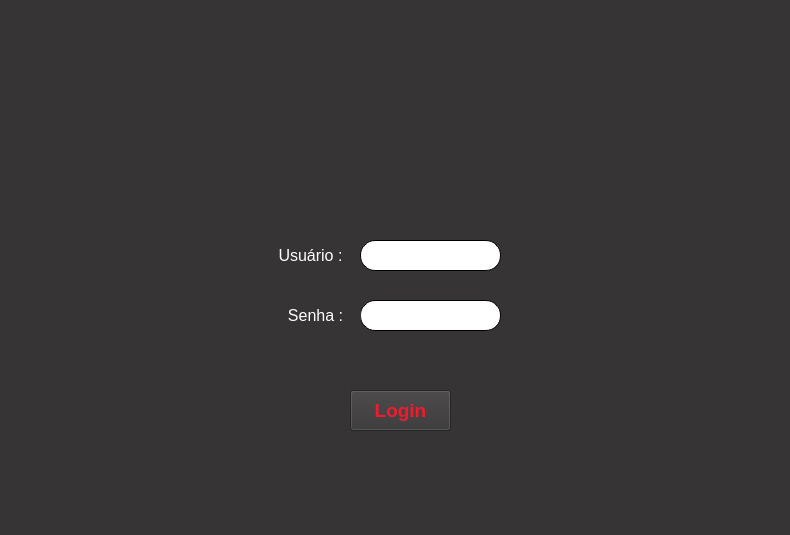
<?xml version="1.0" encoding="UTF-8"?>
<ui version="4.0">
 <class>MainWindow</class>
 <widget class="QMainWindow" name="MainWindow">
  <property name="geometry">
   <rect>
    <x>0</x>
    <y>0</y>
    <width>790</width>
    <height>535</height>
   </rect>
  </property>
  <property name="mouseTracking">
   <bool>false</bool>
  </property>
  <property name="windowTitle">
   <string>Login</string>
  </property>
  <property name="styleSheet">
   <string notr="true">background-color: rgb(54, 52, 53);
</string>
  </property>
  <widget class="QWidget" name="centralwidget">
   <widget class="QLabel" name="label">
    <property name="geometry">
     <rect>
      <x>300</x>
      <y>0</y>
      <width>182</width>
      <height>183</height>
     </rect>
    </property>
    <property name="text">
     <string/>
    </property>
    <property name="pixmap">
     <pixmap>../images/aco-forte.jpg</pixmap>
    </property>
    <property name="alignment">
     <set>Qt::AlignLeading|Qt::AlignLeft|Qt::AlignVCenter</set>
    </property>
   </widget>
   <widget class="QLineEdit" name="lineEdit">
    <property name="geometry">
     <rect>
      <x>360</x>
      <y>240</y>
      <width>141</width>
      <height>31</height>
     </rect>
    </property>
    <property name="font">
     <font>
      <pointsize>10</pointsize>
     </font>
    </property>
    <property name="styleSheet">
     <string notr="true">background-color: rgb(255, 255, 255);
border-radius: 15px;
border-style: outset;
border-width: 1px;
</string>
    </property>
   </widget>
   <widget class="QLineEdit" name="lineEdit_2">
    <property name="geometry">
     <rect>
      <x>360</x>
      <y>300</y>
      <width>141</width>
      <height>31</height>
     </rect>
    </property>
    <property name="font">
     <font>
      <pointsize>10</pointsize>
     </font>
    </property>
    <property name="styleSheet">
     <string notr="true">background-color: rgb(255, 255, 255);
border-radius: 15px;
border-style: outset;
border-width: 1px;
</string>
    </property>
    <property name="echoMode">
     <enum>QLineEdit::Password</enum>
    </property>
    <property name="clearButtonEnabled">
     <bool>false</bool>
    </property>
   </widget>
   <widget class="QLabel" name="label_2">
    <property name="geometry">
     <rect>
      <x>270</x>
      <y>240</y>
      <width>81</width>
      <height>31</height>
     </rect>
    </property>
    <property name="font">
     <font>
      <pointsize>12</pointsize>
     </font>
    </property>
    <property name="styleSheet">
     <string notr="true">color: rgb(255, 255, 255);</string>
    </property>
    <property name="text">
     <string>Usuário :</string>
    </property>
    <property name="alignment">
     <set>Qt::AlignCenter</set>
    </property>
   </widget>
   <widget class="QLabel" name="label_3">
    <property name="geometry">
     <rect>
      <x>270</x>
      <y>300</y>
      <width>91</width>
      <height>31</height>
     </rect>
    </property>
    <property name="font">
     <font>
      <pointsize>12</pointsize>
     </font>
    </property>
    <property name="styleSheet">
     <string notr="true">color: rgb(255, 255, 255);</string>
    </property>
    <property name="text">
     <string>Senha :</string>
    </property>
    <property name="alignment">
     <set>Qt::AlignCenter</set>
    </property>
   </widget>
   <widget class="QPushButton" name="pushButton">
    <property name="geometry">
     <rect>
      <x>350</x>
      <y>390</y>
      <width>101</width>
      <height>41</height>
     </rect>
    </property>
    <property name="font">
     <font>
      <pointsize>14</pointsize>
      <weight>75</weight>
      <bold>true</bold>
     </font>
    </property>
    <property name="tabletTracking">
     <bool>false</bool>
    </property>
    <property name="acceptDrops">
     <bool>false</bool>
    </property>
    <property name="autoFillBackground">
     <bool>false</bool>
    </property>
    <property name="styleSheet">
     <string notr="true">color: rgb(244, 25, 45);</string>
    </property>
    <property name="text">
     <string>Login</string>
    </property>
    <property name="checkable">
     <bool>false</bool>
    </property>
    <property name="checked">
     <bool>false</bool>
    </property>
    <property name="autoDefault">
     <bool>false</bool>
    </property>
    <property name="default">
     <bool>false</bool>
    </property>
   </widget>
   <widget class="QLabel" name="label_4">
    <property name="geometry">
     <rect>
      <x>266</x>
      <y>210</y>
      <width>231</width>
      <height>20</height>
     </rect>
    </property>
    <property name="font">
     <font>
      <pointsize>9</pointsize>
     </font>
    </property>
    <property name="styleSheet">
     <string notr="true">color: rgb(244, 25, 45);</string>
    </property>
    <property name="text">
     <string/>
    </property>
   </widget>
  </widget>
  <widget class="QMenuBar" name="menubar">
   <property name="geometry">
    <rect>
     <x>0</x>
     <y>0</y>
     <width>790</width>
     <height>21</height>
    </rect>
   </property>
  </widget>
  <widget class="QStatusBar" name="statusbar"/>
 </widget>
 <resources/>
 <connections/>
</ui>
